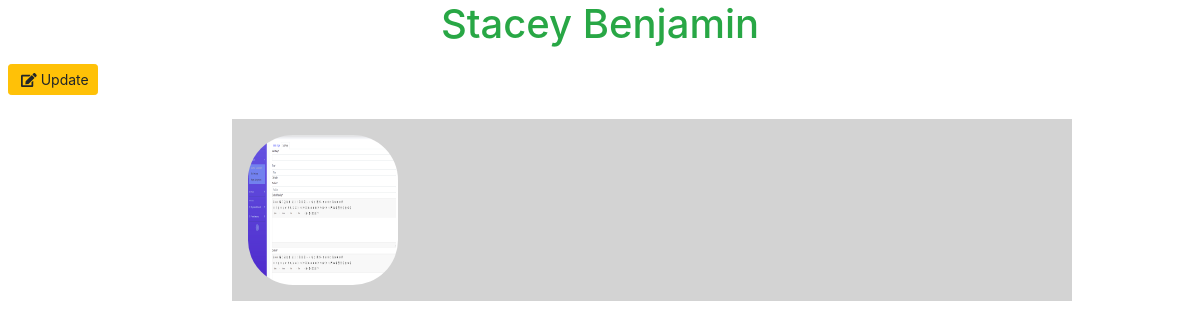
Page /profile/27/ on the committed database.
### accounts/models.py (models this page shows, shortened)
class Person(models.Model):
    year = models.CharField(choices=YEAR_IN_SCHOOL_CHOICES,
                            max_length=150, default='Graduate')
    documents = models.FileField(upload_to='documents/', default='default.jpg')
    photo = models.ImageField(upload_to='photo/', null=True, blank=True)
    first_name = models.CharField(max_length=50)
    last_name = models.CharField(max_length=50)
    age = models.IntegerField(default=18)
    dob = models.DateField(null=True, blank=True)
    email = models.EmailField(unique=True)
    desc = models.TextField()
    salary = models.FloatField()
    gender = models.CharField(max_length=50, choices=GENDERS, default='Male')
    is_verify = models.BooleanField(default=False)
    class Meta:
        ordering = ('-id', '-dob')

### accounts/views.py (the view)
# urls.py: path('profile/<int:id>/', profile, name='profile'),
def profile(request, id):
    person = Person.objects.filter(id=id).first()
    return render(request, 'profile.html', locals())

### templates/profile.html (shortened to what this page needs)
<!doctype html>
<html lang="en">
<head>
    <link rel="stylesheet" href="https://maxcdn.bootstrapcdn.com/bootstrap/4.0.0/css/bootstrap.min.css"
>
</head>
<body>
    <center class='text-success'>
        <h1> {{person.first_name}}
            {{person.last_name}}
        </h1>
    </center>
    <a class="btn btn-warning btn-sm m-2" href="{% url 'edit_person' person.id %}"> <i class="fas fa-edit ml-1"></i>
        Update</a>
    <div class='container'>
        {% if person.photo %}
        <img src='{{person.photo.url}}' width='150' height='150' style="border-radius: 30%;">
        {% endif %}
    </div>
</body>
</html>

### templates/profile.html (style rules this page uses)
.container { background-color: lightgrey; width: 70%; margin: 1rem; padding: 1rem; position: absolute; left: 18%; }

### rows in the picture
Person: first_name "Stacey", last_name "Benjamin", photo (picture)
